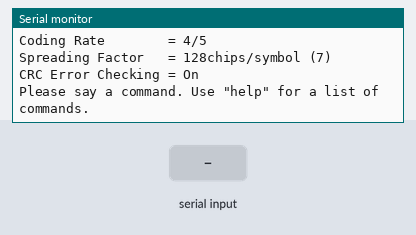
The program below on a simulated Adafruit Feather M0. Shown: the last lines printed to the serial monitor. The inputs (shaded band) are chosen by the test bench. No radio packets arrive unless stated.

Above: at 1.2 s.
1.3 s: "1" received over Serial
At 1.7 s:
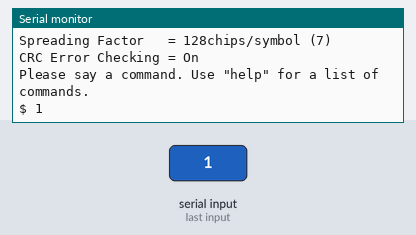
2.8 s: "0" received over Serial
At 4.0 s:
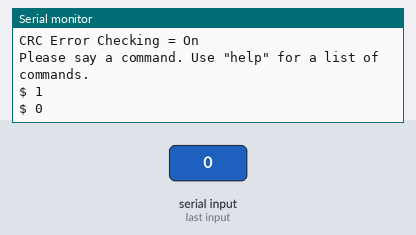
4.3 s: "2" received over Serial
At 5.2 s:
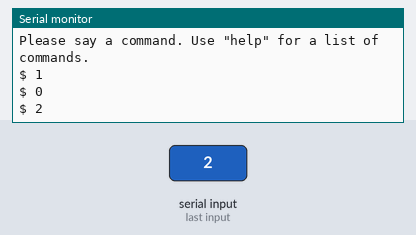

Measured:
- after the input at 1.3 s, the serial monitor: prints a new line at once (image 1)
- after the input at 2.8 s, the serial monitor: prints a new line at once (image 2)
- after the input at 4.3 s, the serial monitor: prints a new line at once (image 3)

The program:

main.cpp
```cpp
#include <Arduino.h>
#include <SPI.h>
#include <RH_RF95.h>

#include "parser.h"

// Singleton instance of the radio driver
RH_RF95 rf95(8, 3); // Adafruit Feather M0 with RFM95

// Serial data
String serial_data;

void setup()
{
  // Begin the Serial interface.
  Serial.begin(9600);
  Serial.setTimeout(15);
  while (!Serial)
  {
    ; // Wait for serial port to connect.
  }
  Serial.println("Loading...");
  if (!rf95.init()) // Initialize LoRa module and throw error if there's a problem.
  {
    Serial.println("RF95 LoRa Module failed to initialize!");
  }
  rf95.setModemConfig(rf95.Bw125Cr45Sf128);
  Serial.println("LoRa Serial Defined Control Software (SDCS)\tWritten by Will S.");
  Serial.println("===============================================================");
  Serial.println("Default values after initialization:");
  Serial.println("Frequency          = 434.0 Mhz");
  Serial.println("Power Output Level = 13 dBm");
  Serial.println("Bandwidth          = 125 KHz");
  Serial.println("Coding Rate        = 4/5");
  Serial.println("Spreading Factor   = 128chips/symbol (7)");
  Serial.println("CRC Error Checking = On");
  Serial.println("Please say a command. Use \"help\" for a list of commands.");
}

void loop()
{
  // Do nothing unless serial is available
  if (Serial.available())
  {
    serial_data = Serial.readString(); // Read input string
    Serial.println("$ " + serial_data); // Echo input back to user
    ParseCommand(rf95, serial_data); // Pass string to command parsing program
  }
}
```

parser.h
```cpp
#ifndef PARSER_H
#define PARSER_H
#include <RH_RF95.h>
#include <Arduino.h>
#include <FlashStorage.h>
void ParseCommand(RH_RF95 &rf95, String &serial_data);
String PopArgument(String &data);
void CommandHelp();
void CommandTX(RH_RF95 &rf95, String &arg);
void CommandFrequency(RH_RF95 &rf95, String &arg);
void CommandSend(RH_RF95 &rf95, String &arg);
void CommandGet(RH_RF95 &rf95, String &arg);
void CommandBW(RH_RF95 &rf95, String &arg);
void CommandSF(RH_RF95 &rf95, String &arg);
void CommandLoad(RH_RF95 &rf95);
void CommandReset(RH_RF95 &rf95);
void CommandCfg(RH_RF95 &rf95);

#endif
```
